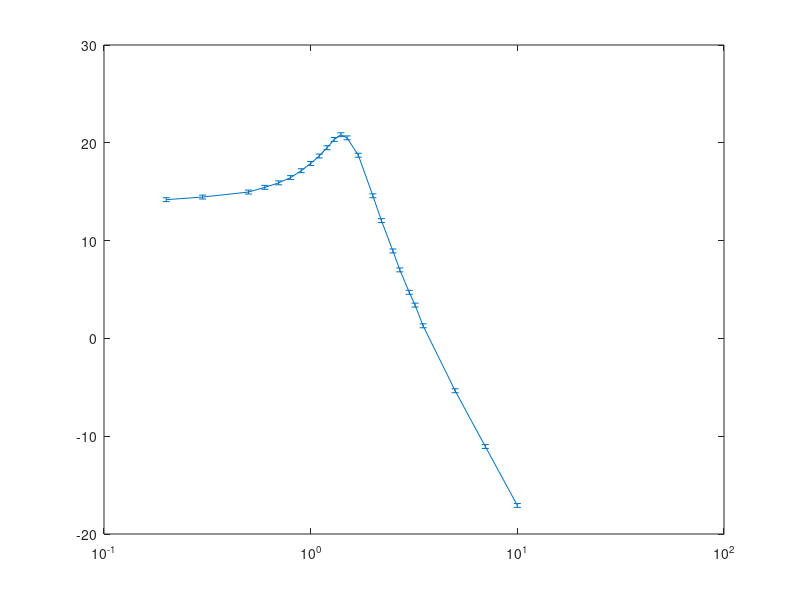

Source code (MATLAB): (Note: this script raises an error after producing the figure.)
close all

data = [0.2,512,0
	0.3,528,20
	0.5,560,20
	0.6,592,40
	0.7,624,50
	0.8,664,60
	0.9,720,60
	1.0,784,70
	1.1,856,80
	1.2,944,90
	1.3,1040,116
	1.4,1100,136
	1.5,1060,150
	1.7,864,190
	2.0,536,180
	2.2,400,180
	2.5,280,160
	2.7,224,150
	3.0,172,150
	3.2,148,150
	3.5,116,130
	5,54,92
	7,28,64
	10,14,44];

dim = size(data);
freq = zeros(dim(1),1);
mod = zeros(dim(1),1);
phase = zeros(dim(1),1);
for i=1:1:dim
    freq(i)=data(i, 1);
    mod(i)=20*log10(data(i, 2)/100);
    phase(i)=-(data(i, 3).*10^-3).*freq(i).*360;
end

disp(mod);
disp(phase);

error = ones(dim(1),1)*0.2;
error1 = ones(dim(1),1)*0.01;

figure(3);

ax = axes();
ln1 = errorbar(freq, mod, error);
set(ax, 'XScale', 'log');

%ln1 = semilogx(freq,mod);
ln1.LineWidth = 1.5;
ln1.Marker = 'o';
title('Magnitude bode plot')
xlabel('Frequency [kHz]') 
ylabel('Magniture [dB]') 
y = mod(2)-3;
%line([10,1000],[y,y],'color', 'red')
%line([freq(10),freq(10)],[5,y],'color', 'red')

figure(4)
%ln2 = semilogx(freq,phase);

ax1 = axes();
ln2 = errorbar(freq, phase, error1);
set(ax1, 'XScale', 'log');

ln2.LineWidth = 1.5;
ln2.Marker = 'o';
title('Phase bode plot')
xlabel('Frequency [kHz]') 
ylabel('Phase [degrees]')
%line([freq(10),freq(10)],[-300,phase(10)],'color', 'red')
%line([10,freq(10)],[phase(10),phase(10)],'color', 'red')